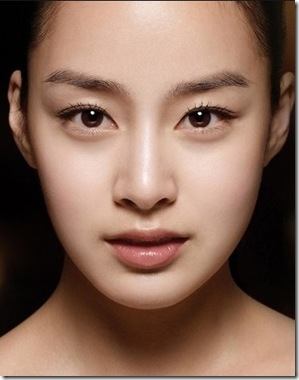
#> input picture Face-Detection-Image/face.jfif, 299 x 380 px
$ python face_detection.py
#> lines starting #> are read from the running program, lines starting #| are printed output that depends on the picture; after the words box and inside, x2 and y2 are one past the last pixel; in counts of white or black regions, pixels touching at a corner belong together
import numpy as np
import cv2
from matplotlib import pyplot as plt

faceCascade = cv2.CascadeClassifier('C:\Program Files (x86)\opencv-master\data\haarcascades\haarcascade_frontalface_default.xml')#절대경로
image = cv2.imread('face.jfif')
#> image is the input picture: shape (380, 299, 3); mean B, G, R 89.3, 104.9, 136.1

faces = faceCascade.detectMultiScale(image, 1.01, 10)
#> faces = [[18, 27, 258, 258]]

print(faces.shape)
#| (1, 4)
print("Number of faces detected: " + str(faces.shape[0]))
#| Number of faces detected: 1
print(faces)
#| [[ 18  27 258 258]]

for (x,y,w,h) in faces:
    cv2.rectangle(image,(x,y),(x+w,y+h),(0,255,0),2)
#> this loop made 1 pass
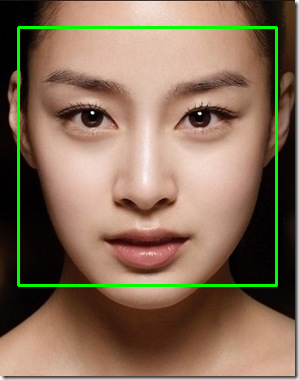
#> image: shape (380, 299, 3); 2.72% of pixels changed, all inside (x1, y1, x2, y2) = (17, 26, 278, 287)

cv2.rectangle(image, ((0,image.shape[0] -35)),
(250, image.shape[0]), (255,255,255), -1);
cv2.putText(image, "Face Detection", (0,image.shape[0] -10),
cv2.QT_FONT_NORMAL, 1.0, (0,0,0), 1);
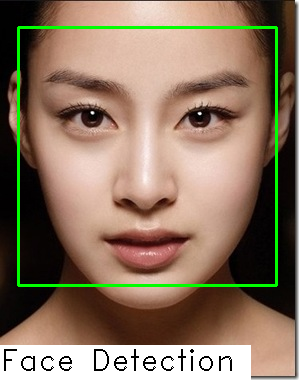
#> image: shape (380, 299, 3); mean B, G, R 97, 117.6, 138.5

plt.figure(figsize=(12,8))
plt.imshow(cv2.cvtColor(image, cv2.COLOR_BGR2RGB))
plt.xticks([]), plt.yticks([]) # to hide tick values on X and Y axis
plt.show()

cv2.waitKey(0)
